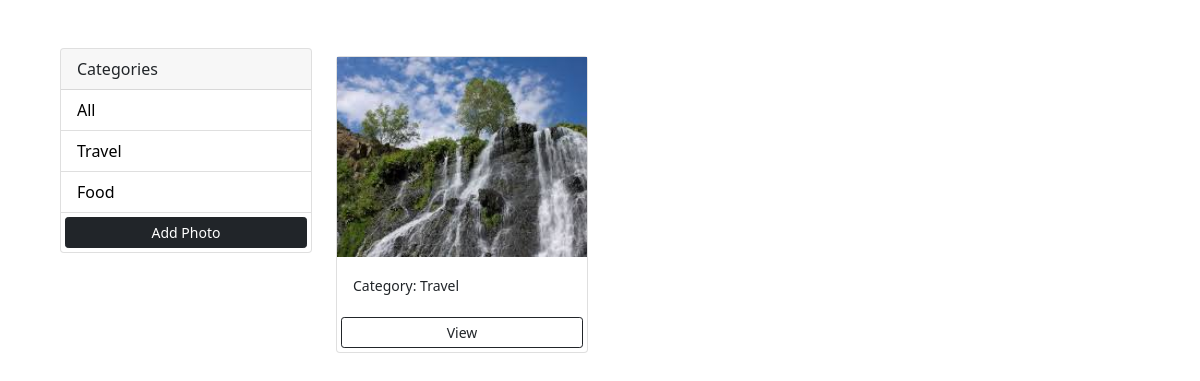
The app's page /, older data.
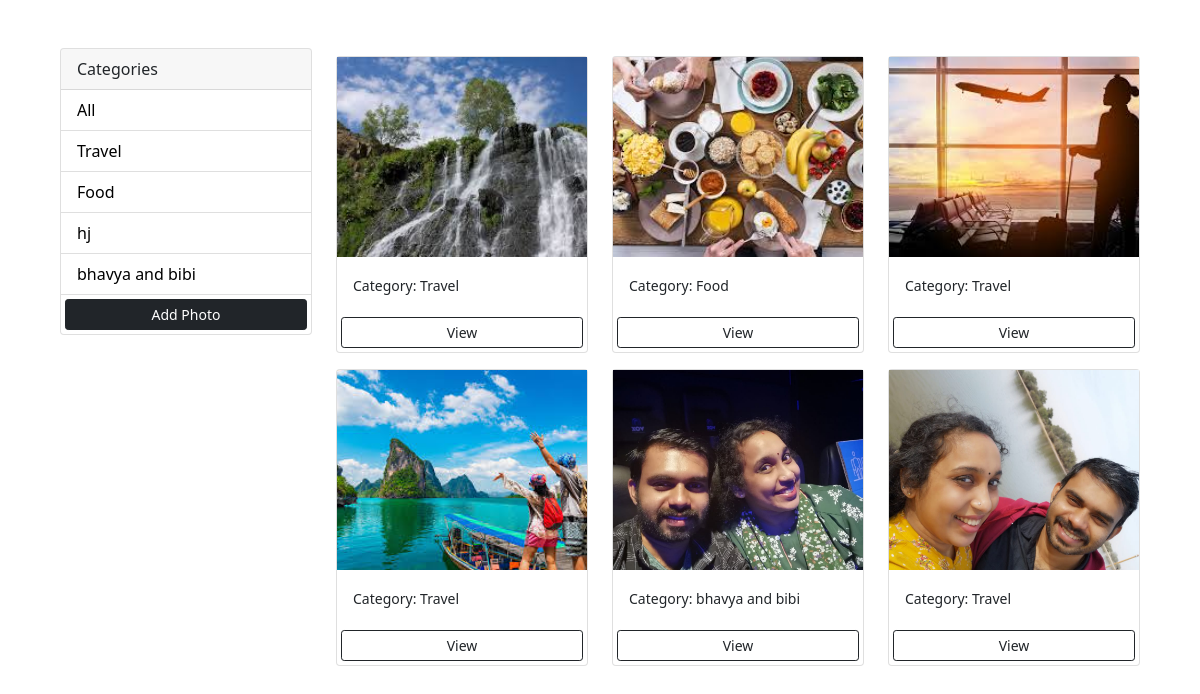
The same page, newer data.
### photos/models.py (models this page shows, shortened)
class Category(models.Model):
    name = models.CharField(max_length=100, null=False, blank=False)

class Photo(models.Model):
    category = models.ForeignKey(
        Category, on_delete=models.SET_NULL, null=True, blank=True)
    image = models.ImageField(null=False, blank=False)
    description = models.TextField()

### photos/views.py (the view)
# urls.py: path('', views.gallery, name='gallery'),
def gallery(request):
    category = request.GET.get('category')
    if category == None:
        photos = Photo.objects.all()
    else:
        photos = Photo.objects.filter(category__name=category)
    categories = Category.objects.all()
    context = {'categories': categories, 'photos': photos}
    return render(request, 'photos/gallery.html', context)

### photos/templates/photos/gallery.html (shortened to what this page needs)
<!DOCTYPE html>
<html lang="en">
<head>
    <link href="https://cdn.jsdelivr.net/npm/bootstrap@5.0.0-beta1/dist/css/bootstrap.min.css" rel="stylesheet"
>
</head>
<body class="m-5">
    <div class="container">
        <div class="row">
            <div class="col-md-3">
                <div class="card">
                    <div class="card-header">
                        Categories
                    </div>
                    <ul class="list-group list-group-flush">
                        <li class="list-group-item">
                            <a href="{% url 'gallery' %}">All</a>
                        </li>
                        {% for category in categories %}
                        <li class=" list-group-item">
                            <a href="{% url 'gallery' %}?category={{category.name}}">
                                {{category.name}}
                            </a>
                        </li>
                        {% endfor %}
                        <a href="{% url 'add' %}" class="btn btn-dark btn-block btn-sm m-1">Add Photo</a>
                    </ul>
                </div>
            </div>
            <div class="col-md-9">
                <div class="row">
                    {% for photo in photos %}
                    <div class="col-md-4">
                        <div class="card my-2">
                            <img class="image-thumbail" src="{{photo.image.url}}" alt="Card image cap">
                            <div class="card-body">
                                <small>Category: {{photo.category.name}}</small>
                            </div>
                            <a href="{% url 'photo' photo.id %}" class="btn btn-outline-dark btn-sm m-1">View</a>
                        </div>
                    </div>
                    {% empty %}
                    <h3>No photos...</h3>
                    {% endfor %}

### photos/templates/photos/gallery.html (style rules this page uses)
.image-thumbail { height: 200px; object-fit: cover; }
.list-group-item a { text-decoration: none; color: black; }

Row changes from the older to the newer data that the page shows:
added Category: name "hj"
added Category: name "bhavya and bibi"
added Photo: image (picture), category.name "Food"
added Photo: image (picture), category.name "Travel"
added Photo: image (picture), category.name "Travel"
added Photo: image (picture), category.name "bhavya and bibi"
added Photo: image (picture), category.name "Travel"
